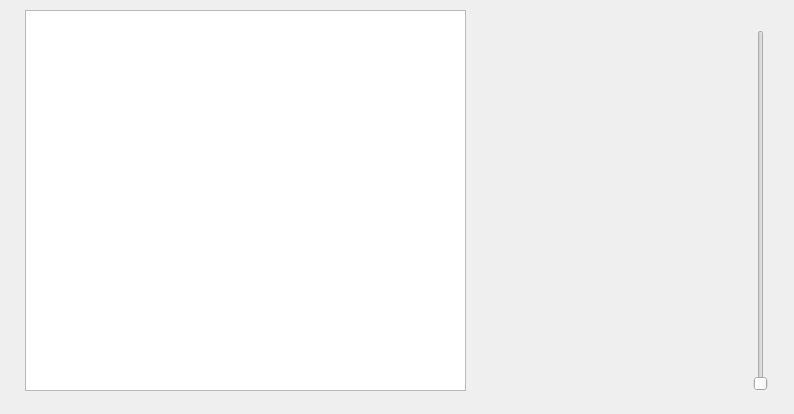
<?xml version="1.0" encoding="UTF-8"?>
<ui version="4.0">
 <class>Dialog</class>
 <widget class="QDialog" name="Dialog">
  <property name="geometry">
   <rect>
    <x>0</x>
    <y>0</y>
    <width>794</width>
    <height>414</height>
   </rect>
  </property>
  <property name="windowTitle">
   <string>Dialog</string>
  </property>
  <widget class="QSlider" name="slider1">
   <property name="geometry">
    <rect>
     <x>750</x>
     <y>30</y>
     <width>22</width>
     <height>361</height>
    </rect>
   </property>
   <property name="orientation">
    <enum>Qt::Vertical</enum>
   </property>
  </widget>
  <widget class="QWidget" name="widget1" native="true">
   <property name="geometry">
    <rect>
     <x>490</x>
     <y>130</y>
     <width>120</width>
     <height>80</height>
    </rect>
   </property>
  </widget>
  <widget class="PlotWidget" name="graphicsView1">
   <property name="geometry">
    <rect>
     <x>25</x>
     <y>10</y>
     <width>441</width>
     <height>381</height>
    </rect>
   </property>
  </widget>
 </widget>
 <customwidgets>
  <customwidget>
   <class>PlotWidget</class>
   <extends>QGraphicsView</extends>
   <header>pyqtgraph</header>
  </customwidget>
 </customwidgets>
 <resources/>
 <connections/>
</ui>
